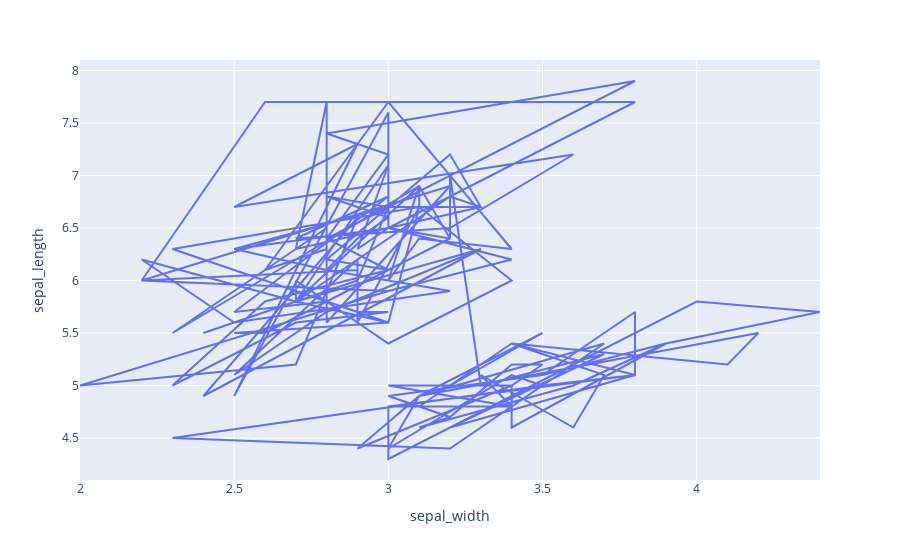

This figure's notebook cell:
### Code cell
fig = px.line(df, x="sepal_width", y="sepal_length")
fig.show()

### Figure 1 — Plotly figure (JSON) as saved in the notebook; plotly's stock layout.template omitted (floating-point values rounded to 4 significant figures; data arrays with more than 128 entries replaced by an {"elided": "..."} marker saying what was removed)
{"data": [{"hovertemplate": "sepal_width=%{x}<br>sepal_length=%{y}<extra></extra>", "legendgroup": "", "line": {"color": "#636efa", "dash": "solid"}, "marker": {"symbol": "circle"}, "mode": "lines", "name": "", "orientation": "v", "showlegend": false, "type": "scatter", "x": {"elided": "150 float values"}, "xaxis": "x", "y": {"elided": "150 float values"}, "yaxis": "y"}], "layout": {"legend": {"tracegroupgap": 0}, "margin": {"t": 60}, "xaxis": {"anchor": "y", "domain": [0, 1], "title": {"text": "sepal_width"}}, "yaxis": {"anchor": "x", "domain": [0, 1], "title": {"text": "sepal_length"}}}}
